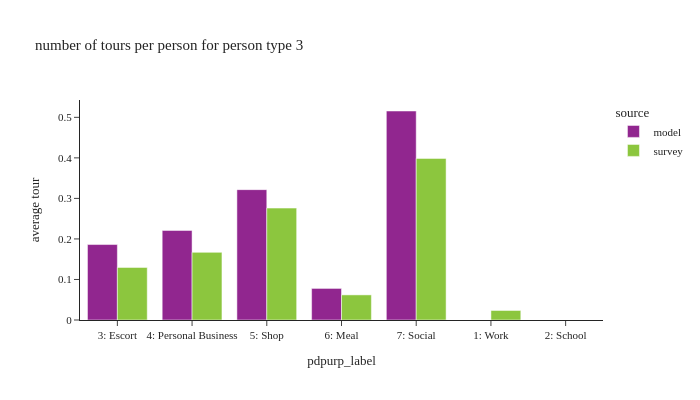

Notebook code cell kept with this figure:
### Code cell
plot_by_pptyp(df_tour, '3')

### Figure 1 — Plotly figure (JSON) as saved in the notebook; plotly's stock layout.template omitted (floating-point values rounded to 4 significant figures)
{"data": [{"alignmentgroup": "True", "hovertemplate": "source=model<br>pdpurp_label=%{x}<br>average tour=%{y}<extra></extra>", "legendgroup": "model", "marker": {"color": "#91268F", "pattern": {"shape": ""}}, "name": "model", "offsetgroup": "model", "orientation": "v", "showlegend": true, "textposition": "auto", "type": "bar", "x": ["3: Escort", "4: Personal Business", "5: Shop", "6: Meal", "7: Social"], "xaxis": "x", "y": [0.1862, 0.221, 0.3216, 0.07792, 0.5156], "yaxis": "y"}, {"alignmentgroup": "True", "hovertemplate": "source=survey<br>pdpurp_label=%{x}<br>average tour=%{y}<extra></extra>", "legendgroup": "survey", "marker": {"color": "#8CC63E", "pattern": {"shape": ""}}, "name": "survey", "offsetgroup": "survey", "orientation": "v", "showlegend": true, "textposition": "auto", "type": "bar", "x": ["1: Work", "2: School", "3: Escort", "4: Personal Business", "5: Shop", "6: Meal", "7: Social"], "xaxis": "x", "y": [0.02349, 6.662e-05, 0.1297, 0.1669, 0.2761, 0.06195, 0.3987], "yaxis": "y"}], "layout": {"barmode": "group", "font": {"size": 11}, "height": 400, "legend": {"title": {"text": "source"}, "tracegroupgap": 0}, "title": {"text": "number of tours per person for person type 3"}, "width": 700, "xaxis": {"anchor": "y", "domain": [0, 1], "title": {"text": "pdpurp_label"}}, "yaxis": {"anchor": "x", "domain": [0, 1], "tickformat": ".2", "title": {"text": "average tour"}}}}
